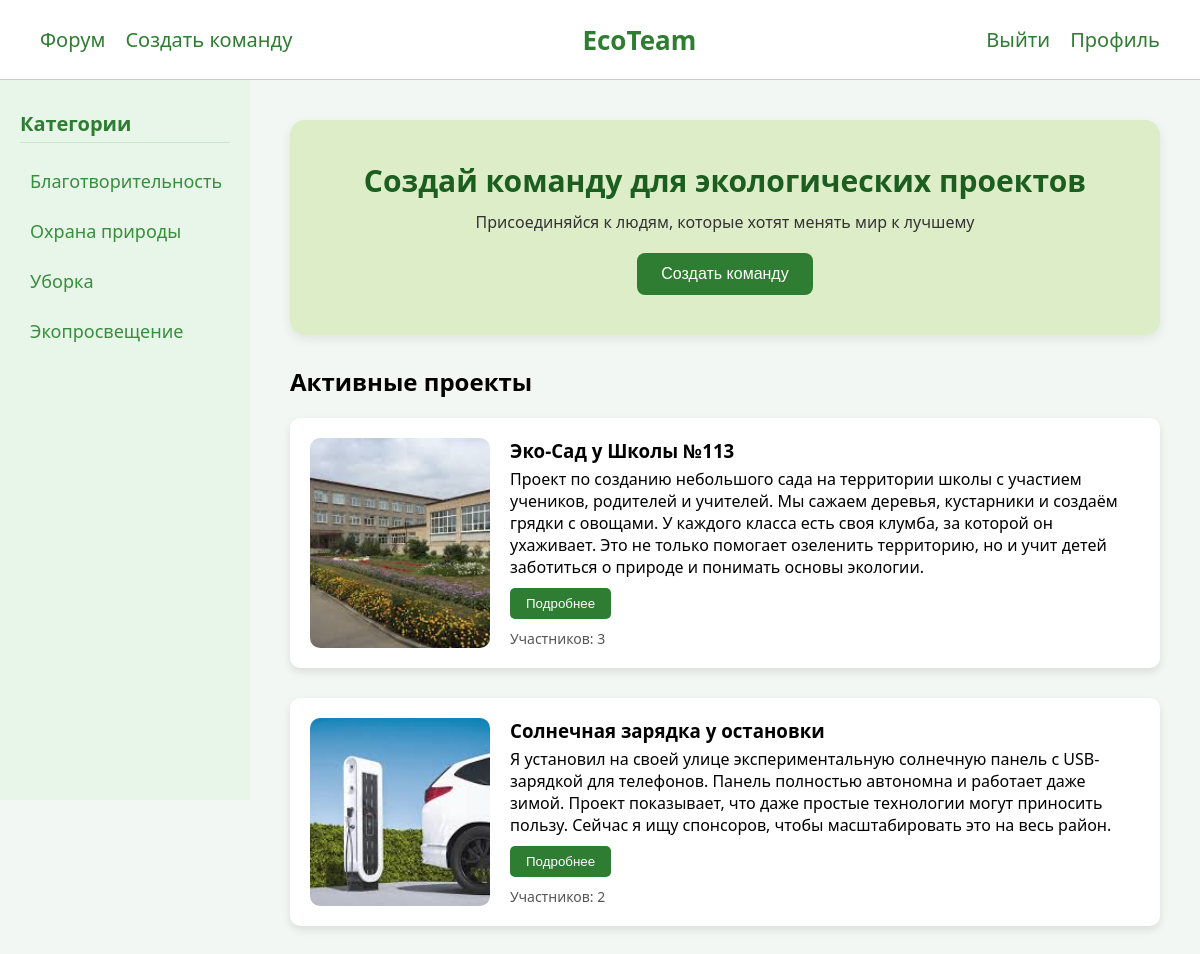
Screenshot of / (signed in) with the database file from the repository.
### main/models.py (models this page shows, shortened)
class Category(models.Model):
    title = models.CharField(max_length=90)

class Projects(models.Model):
    user = models.ForeignKey(User, on_delete=models.CASCADE)
    title = models.CharField(max_length=80)
    description = models.TextField()
    category = models.ForeignKey(Category, on_delete=models.CASCADE)
    participants = models.ManyToManyField(User, related_name='projectss')
    image = models.ImageField(upload_to='projimages')
    is_completed = models.BooleanField(default=False)

### main/views.py (the view)
# urls.py: path('', indexview, name='index'),
def indexview(request):
    projs = Projects.objects.filter(is_completed=False)
    cats = Category.objects.all()
    query = request.GET.get('q', '')  # получаем параметр q из GET-запроса
    users = User.objects.none()  # пустой QuerySet по умолчанию
    if query:
        users = User.objects.filter(username__icontains=query)
    context = {'projs': projs, 'cats': cats, 'title': 'Главная страница | EcoTeam', 'users': users, 'query': query}
    return render(request, 'main/index.html', context)

### main/templates/main/index.html
{%extends 'main/base.html'%}
{%load static%}
{%block content%}
<div class="main-container">
    <aside class="sidebar">
      <h3>Категории</h3>
      {% for cat in cats %}
          <a class="category" href="{% url 'category' cat.id %}">{{ cat.title }}</a>
      {% endfor %}
    </aside>
    <main class="content">
      <section class="hero">
        <h1>Создай команду для экологических проектов</h1>
        <p>Присоединяйся к людям, которые хотят менять мир к лучшему</p>
        <a class="nav-link" href="{%url 'create'%}"><button>Создать команду</button></a>
      </section>
      <section class="projects">
        <h2>Активные проекты</h2>
        {%for proj in projs%}
        <div class="project-card">
          <img src="{{proj.image.url}}" alt="Project Image" />
          <div class="project-info">
            <div>
              <h3>{{proj.title}}</h3>
              <p>{{proj.description}}</p>
            </div>
            <div>
              <a href="{%url 'about' proj.id%}"><button class="join-button">Подробнее</button></a>
              <div class="participant-count">Участников: {{proj.participants.count}}</div>
            </div>
          </div>
        </div>
        {%endfor%}
      </section>
    </main>
  </div>
{%endblock%}

### static/style.css (style rules this page uses)
* { box-sizing: border-box; scroll-behavior: smooth; transition: all 0.3s ease; }
body { margin: 0; font-family: 'Segoe UI', Tahoma, Geneva, Verdana, sans-serif; background-color: #f3f7f3; display: flex; min-height: 100vh; }
.project-card { position: relative; }
.nav-link { text-decoration: none; color: #2e7d32; font-weight: 500; font-size: 20px; transition: color 0.2s; }
.sidebar { position: fixed; top: 80px; left: 0; width: 250px; height: calc(100vh - 80px); background-color: #e8f5e9; padding: 30px 20px; overflow-y: auto; }
.sidebar h3 { margin-top: 0; margin-bottom: 20px; color: #2e7d32; font-size: 20px; border-bottom: 1px solid #c8e6c9; padding-bottom: 5px; }
.category { display: block; margin: 14px 0; font-size: 18px; font-weight: 500; cursor: pointer; color: #388e3c; padding: 6px 10px; border-radius: 6px; color: #388e3c; text-decoration: none; }
.main-container { margin-left: 250px; padding: 120px 40px 40px; width: 100%; }
.hero { background-color: #dcedc8; padding: 40px 30px; margin-bottom: 30px; border-radius: 15px; box-shadow: 0 4px 12px rgba(0, 0, 0, 0.08); text-align: center; }
.hero h1 { margin: 0; font-size: 30px; font-weight: bold; color: #1b5e20; }
.hero p { margin: 10px 0 20px; color: #333; font-size: 16px; }
.hero button { background-color: #2e7d32; color: white; border: none; padding: 12px 24px; border-radius: 8px; cursor: pointer; font-size: 16px; transition: background-color 0.2s; }
.projects h2 { font-size: 24px; margin-bottom: 20px; }
.project-card { background-color: white; border-radius: 10px; display: flex; gap: 20px; padding: 20px; box-shadow: 0 4px 8px rgba(0,0,0,0.1); width: 100%; margin-bottom: 30px; }
.project-card img { width: 180px; border-radius: 10px; object-fit: cover; }
.project-info { flex-grow: 1; display: flex; flex-direction: column; justify-content: space-between; }
.project-info h3 { margin: 0 0 5px; }
.project-info p { margin: 0 0 10px; }
.join-button { background-color: #2e7d32; color: white; border: none; padding: 8px 16px; border-radius: 5px; cursor: pointer; width: fit-content; transition: background-color 0.2s; }
.participant-count { margin-top: 10px; color: #555; font-size: 14px; }

### rows the page displays
Category: title "Благотворительность"
Category: title "Охрана природы"
Category: title "Уборка"
Category: title "Экопросвещение"
Projects: image (picture), title "Эко-Сад у Школы №113", description "Проект по созданию небольшого сада на территории школы с участием учеников, родителей и учителей. Мы сажаем деревья, кустарники и создаём грядки с овощами. У каждого класса есть своя клумба, за которой он ухаживает. Это не только помогает озеленить территорию, но и учит детей заботиться о природе и понимать основы экологии.", participants.count "3"
Projects: image (picture), title "Солнечная зарядка у остановки", description "Я установил на своей улице экспериментальную солнечную панель с USB-зарядкой для телефонов. Панель полностью автономна и работает даже зимой. Проект показывает, что даже простые технологии могут приносить пользу. Сейчас я ищу спонсоров, чтобы масштабировать это на весь район.", participants.count "2"
